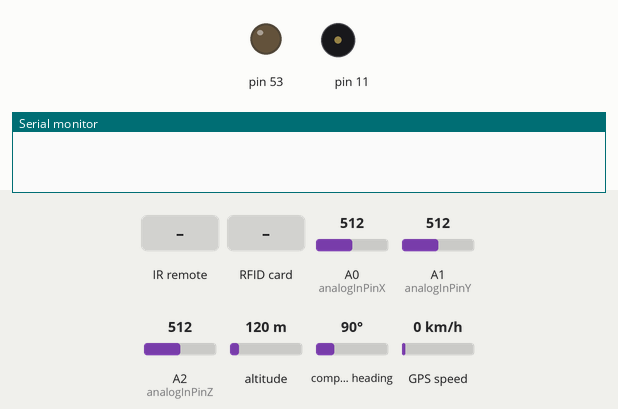
A sketch run on a simulated Arduino Mega 2560, built with avr-gcc and run on an emulated ATmega2560. Shown: output pins drawn as LEDs (lit = HIGH), buzzer (waves = sounding), the last lines printed to the serial monitor. Inputs (shaded band) come from the test bench; at power-on: A0 (analogInPinX) = 512, A1 (analogInPinY) = 512, A2 (analogInPinZ) = 512, altitude 120 m, compass heading 90°, GPS speed 0 km/h. The GPS gets a fix after 3 s at 37.7749, -122.4194 with 8 satellites; the modem accepts every AT command (registered, SIM ready, sends succeed) and sends nothing else.

Above: at 0.1 s.
At 5.2 s:
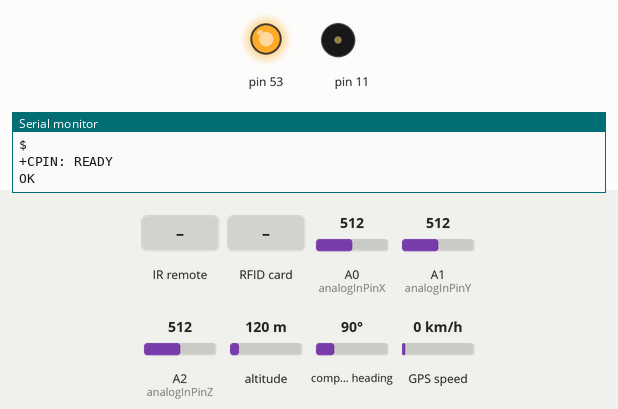
5.3 s: infrared code 0xFFA25D received
At 6.2 s:
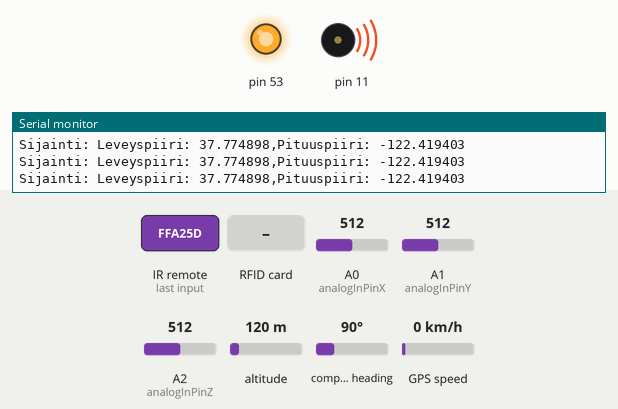
6.8 s: RFID card 5E 7A 19 C4 held to the reader
8.4 s: infrared code 0xFF629D received
Timing chart, 0 to 11.4 s (numbered marks = the images above; inputs shaded):
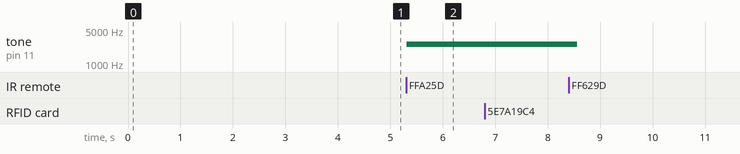

The sketch:

alymatkalaukku_versio_final.ino
```cpp
/* Älymatkalaukun koodi
 *  Hedi Cherif - IR-Remote
 *  Jussi Mäki - Acceleration sensor, Global Time, GSM
 *  Tiia Nuutinen - RFID
 *  Roosa Lampinen - GPS
 *  Niko Kolehmainen - Sound
 */


#include <TinyGPS.h>  //GPS

#include <SPI.h>  //RFID
#include <RFID.h>

#include <IRremote.h> //IR-remote käyttää muokattua kirjastoa, ota eri timeri käyttöön

#define SS_PIN 9  //Sound
#define RST_PIN 8


/* Timer - GLOBAL VARIABLES STARTS */
int sekunnit = 0;
int minuutit = 0;
int tunnit = 0;
long int globalTime = 0;
int paivitys = 0;
/* Timer - GLOBAL VARIABLES STOP */


/* GPS - GLOBAL VARIABLES STARTS */
//TX -> TX1 19, RX -> RX1 18
//#include <TinyGPS.h>
//long   lat,lon; // muuttujat piireille
float lat, lon;
TinyGPS gps; // GPS-kutsu
/* GPS - GLOBAL VARIABLES STOP */

/* ACCELERATION SENSOR GLOBAL VARIABLES STARTS */
const int analogInPinX = A0; // X-kanavan kytkentä
const int analogInPinY = A1; // Y-kanavan kytkentä
const int analogInPinZ = A2; // Z-kanavan kytkentä

int alarmMaxTime = 5; //aika joka odotetaan hälytysten välillä jonka ajan tarkkaillaan jatkuuko liike. Periaatteessa 5 sekunttia, käytännössä enemmän.
long int alarmTime = 0;
int accelerationHalytys = 0; //Hälytys"boolean"
/* ACCELERATION SENSOR GLOBAL VARIABLES STOP */

/* RFID GLOBAL VARIABLES STARTS */

//#include <SPI.h>
//#include <RFID.h>

//#define SS_PIN 9
//#define RST_PIN 8

long int rfidReadTimeLimit = 0;

RFID rfid(SS_PIN,RST_PIN);

int serNum[5];
int cards[][5] = {{189,86,72,89,250}};  // hyväksytyn kortin ID
bool access = false;
/* RFID - GLOBAL VARIABLES STOP */

/* IR-Remote GLOBAL VARIABLES STARTS */
//#include <IRremote.h>

int RECV_PIN = 7;  //IR-receiverin pin
IRrecv irrecv(RECV_PIN); //asetetaan

decode_results results;
/* IR-Remote - GLOBAL VARIABLES STOP */

/* GSM GLOBAL VARIABLES STARTS */
int messagesent = 0;
int gsmTime = 0;
int gsmSet = 0;
String SMSData = "tyhja";
/* GSM - GLOBAL VARIABLES STOP */

int timeLimit = 5;  //Kuinka kauan hälytys soi
bool alarmSet = false;


void timerSetup(){
  cli(); //Pysäytetään interruptit
  TCCR1A = 0;  //Nollataan timerit
  TCCR1B = 0;
  TCCR1B |= B00000100; //Asetetaan prescaalaaja 256 or-tavalla

  TCNT1 = 0;  //nollataan laskuri

  TIMSK1 |= B00000010;  //otetaan compare match käyttöön

  OCR1A = 62500;  //asetetaan interrupt kohtaan 62500 16mhz kelloa, jolloin saadaan 256 prescaalaajalla 1000ms eli yhden sekunnin väli.
  sei(); //otetaan taas interruptit käyttöön
}

void Serialcom(){
  while(Serial2.available()){
    Serial.write(Serial2.read());
  }
}

void gsmSetup(){
  Serial2.begin(115200); //Ota yhteyttä GSM-moduuliin
  Serialcom();
  Serial2.println("AT");  //Tarkista yhteys
  delay(250);
  Serialcom();
  Serial2.println("AT+IPR=115200");  //aseta yhteyden nopeus gsm-moduulille
  delay(250);
  Serialcom();
  Serial2.println("AT+CPIN=0000");  //Syötä pin-koodi
  delay(250);
  Serialcom();
  Serial2.println("AT+CPIN?");  //Tarkista pin-koodin tila
  delay(250);
  Serialcom();
}

void setup() {
  delay(3000); //annetaan moduulien käynnistyä varmasti
  Serial.begin(9600);
  Serial1.begin(9600); //Ota yhteyttä GPS-moduuliin

  gsmSetup();  //GSM, katso funktio

  SPI.begin();
  rfid.init();  //Käynnistä RFID-lukija

  irrecv.enableIRIn(); // Start the IR-receiver

  timerSetup(); //käynnistetään juokseva kello, katso funktio
}


void sendSMS(){
  Serial.println("sending SMS...");
  delay(250);
  Serialcom();
  Serial2.println("AT+CMGF=1\r");  //ota tekstimode käyttöön
  delay(1000);
  Serialcom();
  Serial2.println("AT+CMGS=\"+358456797986\"\r");  //lähetä SMS numeroon xxx
  delay(1000);
  Serialcom();
  Serial2.print(lat);  //lähetä GPS latitude ja longitude
  Serial2.print(" ");
  Serial2.println(lon);
  delay(1000);
  Serialcom();
  Serial2.println((char)26);  //syötä loppumerkki
  delay(250);
  Serialcom();
  Serial.println("SMS Sent");
  Serialcom();
}

void irremote(){
  if (irrecv.decode(&results)) {
    Serial.println(results.value);

    if(results.value == 16753245){
      //digitalWrite(led, HIGH);
      alarmSet = true;
      Serial.println("Hälytys otettu käyttöön IR-lukijalla. Kello: ");
      showTime();
    }else if(results.value == 16736925){
      //digitalWrite (led,LOW);
      Serial.println("Hälytys otettu pois käytöstä IR-lukijalla. Kello: ");
      showTime();
      alarmSet = false;
      accelerationHalytys = 0;
      gsmSet = 0;
      messagesent = 0;
    }
    irrecv.resume(); // Receive the next value
  }
}

void readCard(){
  if(rfid.isCard()){ //boolean: onko kortti lukijassa?
    if(rfid.readCardSerial()){ //luetaan kortin ID
      for(int x = 0; x < sizeof(cards); x++){
        for(int i = 0; i < sizeof(rfid.serNum); i++ ){
          if(rfid.serNum[i] != cards[x][i]) { //jos luettu kortti ei ole hyväksytty=> access = false
            access = false;
              if(rfidReadTimeLimit < globalTime){  //Mikäli korttia ei ole luettu vähään aikaan
                rfidReadTimeLimit = globalTime + timeLimit; //asetetaan uusi 5 sekunnin aikalimitti seuraavaan lukuun
                Serial.println("Pääsy kielletty!");
              }
              break;
            } else {
              if(rfidReadTimeLimit < globalTime){ //Mikäli korttia ei ole luettu vähään aikaan
                if(alarmSet == true){
                  alarmSet = false;
                  accelerationHalytys = 0;
                  Serial.print("Hälytys otettu pois käytöstä RFID-lukijalla. Kello: ");
                  showTime();
                  gsmSet = 0;
                  messagesent = 0;
                } else{
                  alarmSet = true;
                  Serial.print("Hälytys otettu käyttöön RFID-lukijalla. Kello: ");
                  showTime();
                }
                rfidReadTimeLimit = globalTime + timeLimit;
                access = true;
              }
            }
          }
        if(access) break;
      }
    }
  }
}


void accelerationLoop(){  /*tarkastaa acceleration-sensorin tilanteen. Hälytys pysyy päällä 5 sekunttia sensorin rauhottumisen jälkeen */
  int sVX = analogRead(analogInPinX);   //Luetaan pinnit, X-kiihtyvyyttä vastaava sensoriarvo 10 bittisessä järjestelmässä (0 - 1023)
  int sVY = analogRead(analogInPinY);   // Y-kiihtyvyyttä vastaava sensoriarvo 10 bittisessä järjestelmässä (0 - 1023)
  int sVZ = analogRead(analogInPinZ);   // Z-kiihtyvyyttä vastaava sensoriarvo 10 bittisessä järjestelmässä (0 - 1023)

  float liikkeenRajaArvo = 15.0; //Liikkentunnistamisen raja-arvo 15 on reipas liike. 9.81 on perus painovoiman määrä, joten hyvä arvo on varmasti jossain tässä välillä.
  float KorjausKerroinX = 0.1431;  //nämä täytyy varmistaa/syöttää sensorin calibroinnista, nämä toimii omalla sensorillani
  float KorjausKerroinY = 0.1431;
  float KorjausKerroinZ = 0.1453;
  float KorjausLukemaX = 48.336;
  float KorjausLukemaY = 47.859;
  float KorjausLukemaZ = 50.02;

  double AccX = KorjausKerroinX * sVX - KorjausLukemaX; //korjataan kiihtyvyysarvot
  double AccY = KorjausKerroinY * sVY - KorjausLukemaY;
  double AccZ = KorjausKerroinZ * sVZ - KorjausLukemaZ;

  double acceleration = sqrt((AccX*AccX) + (AccY*AccY) + (AccZ*AccZ)); //Lasketaan 3-ulotteisen pytagoraan lauseen avulla kiihtyvyyden vektorin magnitudi

  if(acceleration > liikkeenRajaArvo){  //mikäli magnitudi ylittää liikkeen raja-arvon, hälytys kytketään päälle
    accelerationHalytys = 1;
    alarmTime = timeLimit + globalTime;  //Mikäli liike jatkuu, nollataan hälytysaika (nyt toimii niin että ottaa uptimestä + 5 sekunttia eteenpäin kohdan johon odotetaan).
    if(gsmSet == 0){
      gsmTime = globalTime + 10;
      gsmSet = 1;
    }
  }

  if(accelerationHalytys == 1){
    if(alarmTime<=globalTime){  //Jos aika pääsee saavuttamaan hälytyksen maksimipituuden, kytketään hälytys pois
      accelerationHalytys = 0;
    }
  }
  //Serial.println(alarmTime);
  //tulostaArvot(acceleration);  //Lähetetään laskettu acceleration-arvo tulosta-funktiolle. Testausta varten
  //return acceleration;
}

void tulostaArvot(double kiihtyvyysArvo){   //testausta varten on kiva saada serial Monitorille tietoa. Ei käytössä tällä hetkellä
  Serial.print(kiihtyvyysArvo);
  Serial.print(" : ");
  Serial.println(accelerationHalytys);
}

int thisNote = 0;
bool noteOn = false;

void aani(){
  #define NOTE_A1 2540                                    // Nuottitaajuudet
  #define NOTE_B2 2560
  #define NOTE_C3 2570

  int melodia[]={                                         // Nuotit taulukossa
    NOTE_A1, NOTE_B2, NOTE_C3
  };
  int noteDurations[]={                                   // Nuottien pituudet taulukossa, 1 = pitkä, 5 = lyhyt, jne.
    4, 5, 1
  };
  //for (int thisNote = 0; thisNote < 3; thisNote++) {
  if(noteOn == false){
    int noteDuration = 1000 / noteDurations[thisNote];    // Nuottien pituus ms laskettuna: 1000 / (nuottipituusnumero)
    tone(11, melodia[thisNote], noteDuration);            // Hälytyksen aloitus, Arduino Output 11

    thisNote++;
    if(thisNote > 2){
      thisNote = 0;
    }
  }else{
    noTone(11);
  }
  //int pauseBetweenNotes = noteDuration * 1.30;          // Nuottien välinen tauko = Nuottien pituus * 1.30
  //delay(pauseBetweenNotes);                             // Nuottien välinen tauko
  //noTone(11);                                         // Hälytyksen lopetus, Arduino Output 11
  //}
}

void etsiGPS(){
  while(Serial1.available()){ // hae GPS-data
    if(gps.encode(Serial1.read()))// muunna GPS-data
    {
      gps.f_get_position(&lat,&lon); // hae pituus- ja leveyspiiri
    }
  }
}

void tulostaGPS(){
  Serial.print("Sijainti: ");

  //Latitude
  Serial.print("Leveyspiiri: ");
  Serial.print(lat,6);

  Serial.print(",");

  //Longitude
  Serial.print("Pituuspiiri: ");
  Serial.println(lon,6);
}

void updateTime(){
  if(sekunnit>59){ //mikäli sekunnit tulee 60 asti
    minuutit++; //lisätään minuutti
    sekunnit = 0; //nollataan sekunnit
  }
  if(minuutit>59){ //sama minuuteille/tunneille
    tunnit++;
    minuutit = 0;
  }
  if(tunnit>23){ //ja lopulta tuntien overflow
    tunnit = 0;
  }
}

void showTime(){ //luodaan logiikka jolla tulostetaan muodossa hh:mm:ss
  if(tunnit<10){
    Serial.print("0");
  }
  Serial.print(tunnit);
  Serial.print(":");
  if(minuutit<10){
    Serial.print("0");
  }
  Serial.print(minuutit);
  Serial.print(":");
  if(sekunnit<10){
    Serial.print("0");
  }
  Serial.println(sekunnit);
}


void loop() {  //Perustilanne:
  readCard();   //RFID tarkistetaan
  rfid.halt();  //RFID suljetaan
  irremote();  //IR-tarkistetaan
  etsiGPS();  //tarkistetaan GPS

  if(alarmSet == true){ //Hälytys kytketty päälle:
    accelerationLoop(); //Tarkistetaan liikesensori

    if(accelerationHalytys == 1){ //Hälyttää:
      aani();  //toista ääntä
      gsmReady();  //Tarkista tarviiko lähettää SMS
      tulostaGPS();  //tulosta GPS-tietoja serialiin
    }
  }

  updateTime();  //päivitä aika
  Serialcom();  //tarkista GSM-moduulin tilanne
}

void gsmReady(){
  if(gsmTime<=globalTime && messagesent == 0){  //Mikäli hälytystä on jo toistettu pitkään ja SMS viestiä ei vielä ole lähetetty
    sendSMS();  //Lähetä SMS
    messagesent = 1; //Aseta viesti lähetetyksi
  }
}

ISR(TIMER1_COMPA_vect){  //interruptin timer1-funktio käynnistyy aina kun timer1 saavuttaa kohdan 62500 prescaalauksen kanssa.
  TCNT1 = 0;  // nollataan laskuri
  sekunnit++; //lisätään sekuntti kelloon
  globalTime++; //lisätään sekuntti globaaliin aikaan
}
```

Measured:
- after the input at 5.3 s, tone on pin 11: plays 2540 Hz for 0.09 s, 2560 Hz for 0.06 s, 2570 Hz for 0.06 s, 2540 Hz for 0.06 s, 2560 Hz for 0.06 s, 2570 Hz for 0.06 s … (24 notes in this stretch), starting at once
